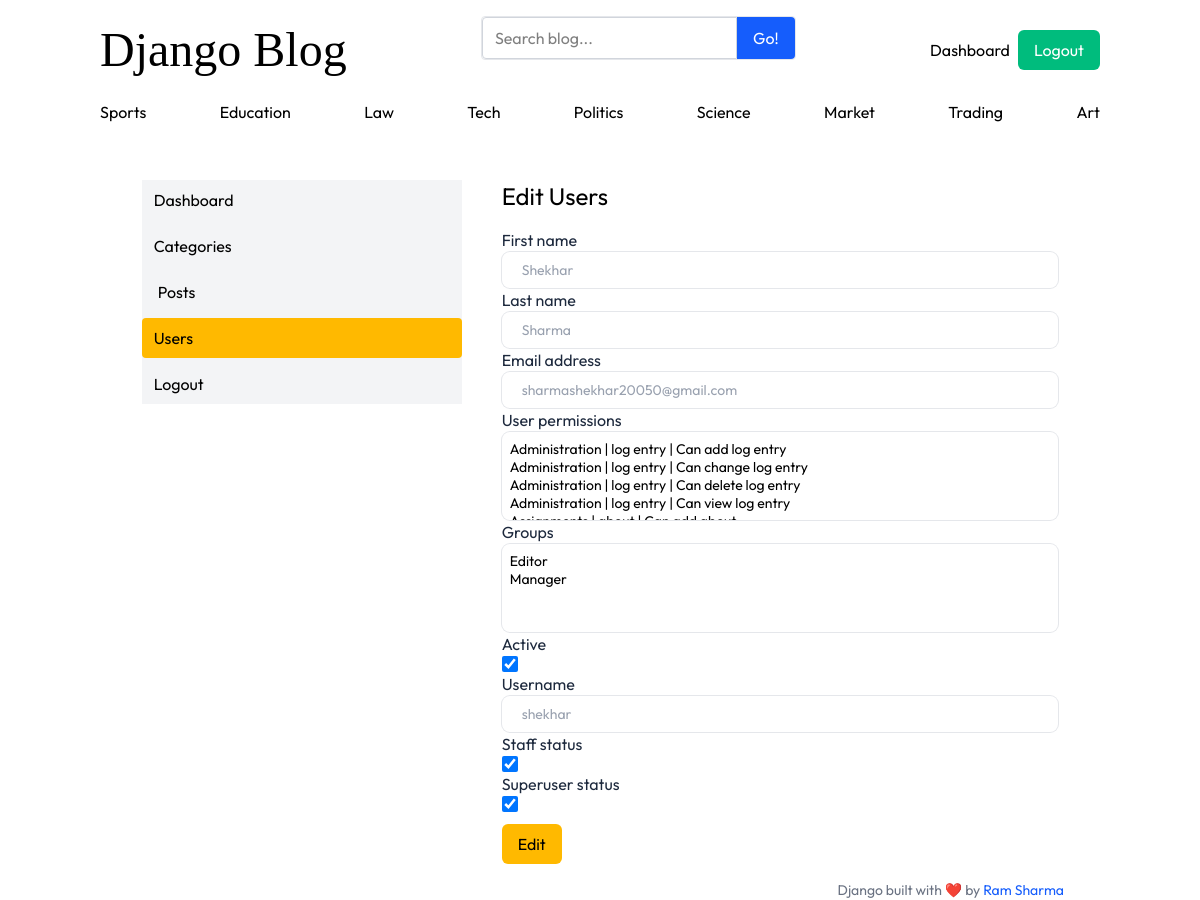
The app's page /dashboard/users/edit_user/1 (signed in) with its own data.
### blogs/models.py (models this page shows)
class Category(models.Model):
    category_name=models.CharField(max_length=100,unique=True)
    created_at=models.DateTimeField(auto_now_add=True)
    updated_at=models.DateTimeField(auto_now=True)
    class Meta:
        verbose_name_plural='categories'
    def __str__(self):
        return self.category_name

### dashboard/views.py (the view)
# urls.py: path('users/edit_user/<int:id>',views.edit_users,name='edit_user'),
@permission_required('auth.view_user',raise_exception=True)
def edit_users(request,id):
  user=get_object_or_404(User,id=id)
  form=EditUserForm(instance=user)
  if request.method=='POST':
    form=EditUserForm(request.POST,instance=user)
    if form.is_valid():
      form.save()
      return redirect('users')
    else:
      return render(request,'dashboard/user_edit.html',context={'form':form})
  else:
    return render(request,'dashboard/user_edit.html',context={'form':form})

### assignments/context_processors.py (called while the page is built)
def get_social_medias(request):
    social_links=SocialMedia.objects.all()
    return dict(social_links=social_links)

### blogs/context_processors.py (called while the page is built)
def categories_processor(request):
    categories=Category.objects.all()
    return dict(categories=categories)

### templates/Dashboard/user_edit.html (shortened to what this page needs)
{% extends 'base.html' %}
{% block content %}
  <div class="w-11/12 mx-auto max-sm:w-full mt-10">
    <div class="flex gap-10">
      {% include 'Dashboard/sidebar.html' %}
      {% if perms.auth.view_user %}
        <form method="post" class="w-full">
          <h1 class="text-2xl mb-4">Edit Users</h1>
          {% for field in form %}
            <div class="flex flex-col gap-3">
              <div class="flex flex-col">
                <label class="text-slate-800">{{ field.label }}</label>
                {{ field }}
              </div>
            </div>
          {% endfor %}
          <button type="submit" class="block px-4 w-fit self-end cursor-pointer p-2 h-fit bg-amber-400 rounded-md text-black mt-3">Edit</button>
        </form>
      {% else %}
        <h2>Not allowed to view this</h2>
      {% endif %}
    </div>
  </div>
{% endblock %}

### templates/base.html (shortened to what this page needs)
{% load static %}
<html lang="en">
  <head>
    <link rel="stylesheet" href="https://cdnjs.cloudflare.com/ajax/libs/font-awesome/7.0.1/css/all.min.css" />
    <link rel="stylesheet" href="{% static 'src/css/output.css' %}" />
  </head>
  <body class="font-sans">
    <div class="w-full min-h-screen">
      <div class="w-10/12 mx-auto flex flex-col pt-4 gap-4">
        <nav class="flex justify-between w-full items-center">
          <h2 class="text-5xl font-serif"><a href="{% url 'home' %}">Django Blog</a></h2>
          <div class="bg-white border border-gray-200 rounded mb-6">
            <form action="{% url 'search_blog' %}" method="get" class="flex">
              <input name="keyword" value="{{ keyword }}" class="flex-1 border border-gray-300 rounded-l px-3 py-2 focus:outline-none focus:ring-2 focus:ring-blue-500" type="text" placeholder="Search blog..." aria-label="Enter search term..." aria-describedby="button-search" />
              <button type="submit" class="bg-blue-600 cursor-pointer text-white px-4 py-2 rounded-r hover:bg-blue-700" id="button-search" type="button">Go!</button>
            </form>
          </div>
          {% if not user.is_authenticated %}
            <div class="flex gap-2">
              <a href="{% url 'login' %}" class="px-4 cursor-pointer p-2 h-fit bg-amber-400 rounded-md text-black">Login</a>
              <a href="{% url 'register' %}" class="px-4 cursor-pointer h-fit rounded-md bg-slate-800 text-white p-2">Register</a>
            </div>
          {% else %}
            <div class="flex gap-2 items-center">
              <a href="{% url 'dashboard' %}">Dashboard</a>
              <a href="{% url 'logout' %}" class="px-4 cursor-pointer h-fit rounded-md bg-emerald-500 text-white p-2">Logout</a>
            </div>
          {% endif %}
        </nav>
        <div class="flex w-full justify-between">
          {% for category in categories %}
            <a href="{% url 'get_category_posts' category.id %}">{{ category }}</a>
          {% endfor %}
        </div>
        {% block content %}
        {% endblock %}
        <footer class="text-sm text-gray-500 text-end pr-9">
          Django built with ❤️ by <span class="text-blue-600">Ram Sharma</span>
        </footer>
      </div>
    </div>
  </body>
</html>

### records on screen
Category: category_name "Sports"
Category: category_name "Education"
Category: category_name "Law"
Category: category_name "Tech"
Category: category_name "Politics"
Category: category_name "Science"
Category: category_name "Market"
Category: category_name "Trading"
Category: category_name "Art"

### other values on screen
{{ field.label }} "First name" "Last name" "Email address" "User permissions" "Groups" "Active" "Username" "Staff status" "Superuser status"
